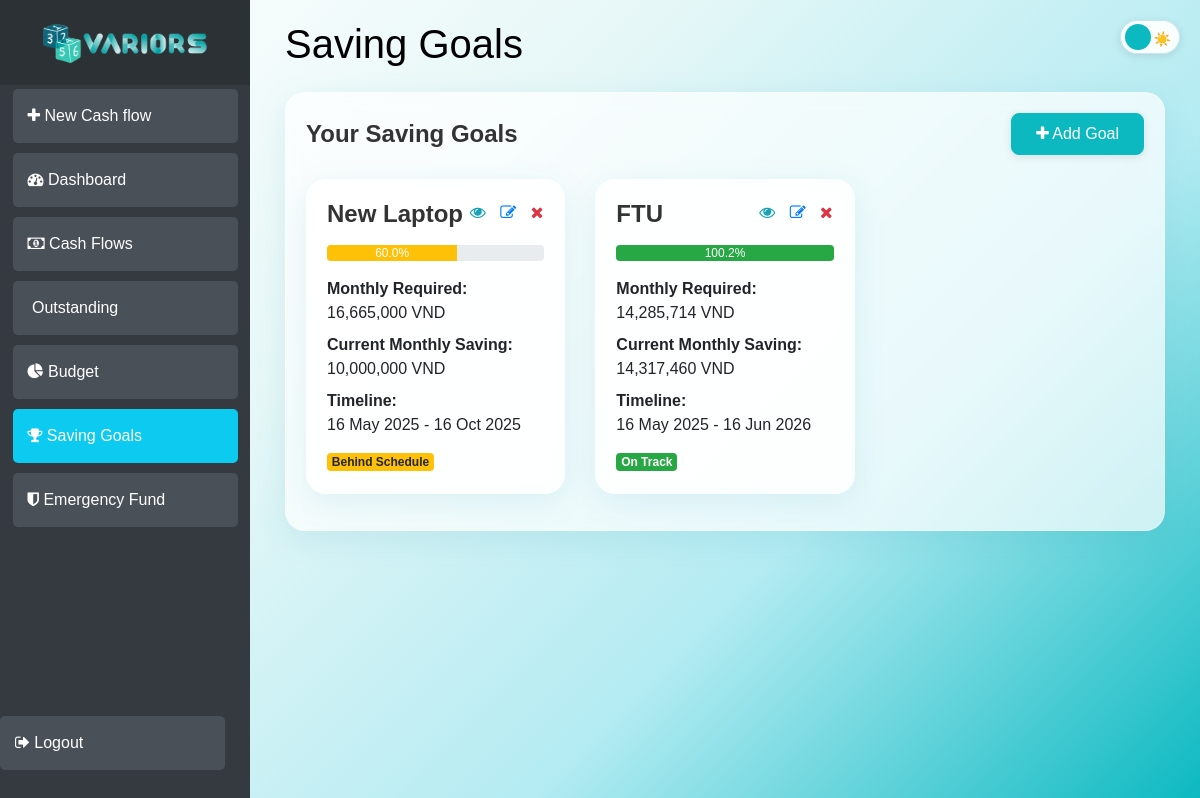
Page /saving-goals (signed in) on the committed database.
### app/models.py (models this page shows)
class SavingGoal(db.Model):
    id = db.Column(db.Integer, primary_key=True)
    user_id = db.Column(db.Integer, db.ForeignKey('user.id'))
    name = db.Column(db.String(150))
    total_amount = db.Column(db.Float)
    start_date = db.Column(db.Date)
    target_date = db.Column(db.Date)
    past_savings = db.Column(db.Float, default=0)
    created_at = db.Column(db.DateTime(timezone=True), default=func.now())
    def calculate_monthly_saving(self):
        if not self.start_date or not self.target_date or self.target_date < self.start_date:
            return 0
        total_months = (self.target_date.year - self.start_date.year) * 12 + \
                       self.target_date.month - self.start_date.month + 1
        if total_months <= 0:
             total_months = 1
        return (self.total_amount - self.past_savings) / total_months
    def calculate_progress(self, current_savings):
        if self.total_amount == 0:
            return 0
        return (current_savings / self.total_amount) * 100
    def is_on_track(self, current_monthly_saving):
        required = self.calculate_monthly_saving()
        return current_monthly_saving >= required
    def get_saving_gap(self, current_monthly_saving):
        required = self.calculate_monthly_saving()
        return required - current_monthly_saving

### app/views.py (the view)
@views.route('/saving-goals')
@login_required
def saving_goals_page():
    user_saving_goals = SavingGoal.query.filter_by(user_id=current_user.id).all()
    goals_data = []
    for goal in user_saving_goals:
        savings_cashflows = Cashflow.query.filter(
            Cashflow.user_id == current_user.id,
            Cashflow.kind == 'Savings',
            Cashflow.category == goal.name,  # Only count savings for this specific goal
            Cashflow.date >= goal.start_date,
            Cashflow.date <= goal.target_date
        ).all()
        current_savings = sum(float(cf.amount) for cf in savings_cashflows)
        if goal.start_date.year == datetime.now().year and goal.start_date.month == datetime.now().month:
            current_monthly_saving = current_savings
        else:
            months_active = ((datetime.now().year - goal.start_date.year) * 12 +
                           datetime.now().month - goal.start_date.month)
            current_monthly_saving = current_savings / max(1, months_active)
        progress = goal.calculate_progress(current_savings)
        goals_data.append({
            'id': goal.id,
            'name': goal.name,
            'total_amount': goal.total_amount,
            'current_savings': current_savings,
            'monthly_required': goal.calculate_monthly_saving(),
            'current_monthly_saving': current_monthly_saving,
            'progress': progress,
            'on_track': goal.is_on_track(current_monthly_saving),
            'start_date': goal.start_date,
            'target_date': goal.target_date,
            'saving_gap': goal.get_saving_gap(current_monthly_saving)
        })
    alerts = []
    return render_template(
        'saving_goals.html',
        user=current_user,
        goals_data=goals_data,
        alerts=alerts,  # Pass alerts to the template
        datetime=datetime
    )

### app/__init__.py (called while the page is built)
def create_app():
    app = Flask(__name__)
    app.config['SECRET_KEY'] = 'VaRriors'
    app.config['SQLALCHEMY_DATABASE_URI'] = f'sqlite:///{DB_NAME}'
    db.init_app(app)
    migrate.init_app(app, db)  # ✅ hook migrate to app and db
    from .views import views
    from .auth import auth
    app.register_blueprint(views, url_prefix='/')
    app.register_blueprint(auth, url_prefix='/')
    from .models import User, Cashflow
    __all__ = ['User', 'Cashflow']
    with app.app_context():
        db.create_all()
    login_manager = LoginManager()
    login_manager.login_view = 'auth.login'
    login_manager.init_app(app)
    @login_manager.user_loader
    def load_user(id):
        return User.query.get(int(id))
    return app

### app/templates/saving_goals.html (shortened to what this page needs)
{% extends "base.html" %}
{% block content %}
<div class="container-fluid">
    <h1 class="mb-4 theme-dependent-title">Saving Goals</h1>
    <div class="row mb-4">
        <div class="col-12">
            <div class="card">
                <div class="card-body">
                    <div class="d-flex justify-content-between align-items-center mb-4">
                        <h5 class="card-title mb-0">Your Saving Goals</h5>
                        <button class="btn btn-primary" data-toggle="modal" data-target="#newSavingGoalModal">
                            <i class="fa fa-plus"></i> Add Goal
                        </button>
                    </div>
                    {% if goals_data %}
                    <div class="row">
                        {% for goal in goals_data %}
                        <div class="col-md-4 mb-3">
                            <div class="card h-100">
                                <div class="card-body">
                                    <div class="d-flex justify-content-between align-items-start mb-3">
                                        <h6 class="card-title mb-0">{{ goal.name }}</h6>
                                        <div>
                                            <button class="btn btn-link text-info p-0 mr-2"
                                                onclick="viewDetails({{ goal.id }}, '{{ goal.name }}', {{ goal.total_amount|int }}, {{ goal.current_savings|int }}, {{ goal.monthly_required|int }}, {{ goal.current_monthly_saving|int }}, '{{ goal.target_date.strftime('%Y-%m-%d') }}')"
                                                title="View Details">
                                                <i class="fa fa-eye"></i>
                                            </button>
                                            <button class="btn btn-link text-primary p-0 mr-2"
                                                onclick="editGoal({{ goal.id }}, '{{ goal.name }}', {{ goal.total_amount|int }}, '{{ goal.start_date.strftime('%Y-%m-%d') }}', '{{ goal.target_date.strftime('%Y-%m-%d') }}')"
                                                title="Edit Goal">
                                                <i class="fa fa-edit"></i>
                                            </button>
                                            <button class="btn btn-link text-danger p-0"
                                                onclick="deleteGoal({{ goal.id }})" title="Delete Goal">
                                                <i class="fa fa-times"></i>
                                            </button>
                                        </div>
                                    </div>
                                    <div class="progress mb-3">
                                        {% set monthly_progress = (goal.current_monthly_saving / goal.monthly_required *
                                        100) if goal.monthly_required > 0 else 0 %}
                                        {% set progress_width = monthly_progress if monthly_progress <= 100 else 100 %}
                                            <div
                                            class="progress-bar {% if monthly_progress < 70 %}bg-warning{% else %}bg-success{% endif %}"
                                            role="progressbar" style="width: {{ progress_width }}%">
                                            {{ "%.1f"|format(monthly_progress) }}%
                                    </div>
                                </div>
                                <div class="goal-details">
                                    <p class="mb-2">
                                        <strong>Monthly Required:</strong><br>
                                        {{ "{:,.0f}".format(goal.monthly_required) }} VND
                                    </p>
                                    <p class="mb-2">
                                        <strong>Current Monthly Saving:</strong><br>
                                        {{ "{:,.0f}".format(goal.current_monthly_saving) }} VND
                                    </p>
                                    <p class="mb-2">
                                        <strong>Timeline:</strong><br>
                                        {{ goal.start_date.strftime('%d %b %Y') }} - {{ goal.target_date.strftime('%d %b
                                        %Y') }}
                                    </p>
                                </div>
                                <div class="mt-3">
                                    {% if goal.on_track %}
                                    <span class="badge badge-success">On Track</span>
                                    {% else %}
                                    <span class="badge badge-warning">Behind Schedule</span>
                                    {% endif %}
                                </div>
                            </div>
                        </div>
                    </div>
                    {% endfor %}
                </div>
                {% else %}
                <p class="text-muted">No saving goals yet. Click "Add Goal" to create one.</p>
                {% endif %}
            </div>
        </div>
    </div>
</div>
</div>
{% endblock %}

### app/static/styles.css (style rules this page uses)
:root { --light-gradient: linear-gradient(135deg, #ffffff, #e6f7f7, #b3ebf2, #0cb9c1); --light-card-bg: rgba(255, 255, 255, 0.9); --light-text: #333; --light-label: #555; --light-border: rgba(0, 141, 165, 0.2); --light-button: #0cb9c1; --light-button-hover: #0bacce; --light-link: #0dcaf0; --light-link-hover: #0bacce; --light-shadow: rgba(0, 0, 0, 0.1); --light-glow: rgba(13, 202, 240, 0.2); --dark-gradient: linear-gradient(135deg, #001e29, #004d5b, #198c9b, #86d2de); --dark-card-bg: rgba(255, 255, 255, 0.9); --dark-text: #004d5b; --dark-label: #006d7c; --dark-border: rgba(0, 141, 165, 0.2); --dark-button: #00889c; --dark-button-hover: #006d7c; --dark-link: #00889c; --dark-link-hover: #00d7ff; --dark-shadow: rgba(0, 215, 255, 0.15); --dark-glow: rgba(0, 255, 255, 0.4); }
body { margin: 0; min-height: 100vh; background: var(--light-gradient); background-attachment: fixed; background-size: cover; font-family: "Montserrat", sans-serif; transition: background-color 0.3s ease, color 0.3s ease; }
.login-title, .card-title { color: var(--light-text); font-weight: 600; margin-bottom: 16px; font-size: 1.5rem; transition: color 0.3s ease; }
.btn-primary { background-color: var(--light-button); border-color: var(--light-button); padding: 8px 24px; border-radius: 8px; font-weight: 500; transition: all 0.3s ease; box-shadow: 0 2px 8px rgba(0, 0, 0, 0.1); }
.mt-3 { margin-top: 0.75rem !important; }
.card-body { padding: 20px; }
.card { border-radius: 20px; background: rgba(255, 255, 255, 0.7); backdrop-filter: blur(10px); border: 1px solid rgba(255, 255, 255, 0.3); transition: all 0.3s ease; box-shadow: 0 8px 32px rgba(0, 141, 165, 0.1); }
h1 { color: var(--light-text); transition: color 0.3s ease; }
body:not(.modal-open) { padding-right: 0 !important; }
.theme-dependent-title { color: black; }

### rows in the picture
SavingGoal: name "New Laptop", {{ progress_width }} 60.006000600060005 (drawn), monthly_progress "60.0", monthly_required "16,665,000", current_monthly_saving "10,000,000", start_date "16 May 2025", target_date "16 Oct 2025", shows "Behind Schedule"
SavingGoal: name "FTU", {{ progress_width }} 100 (drawn), monthly_progress "100.2", monthly_required "14,285,714", current_monthly_saving "14,317,460", start_date "16 May 2025", target_date "16 Jun 2026", shows "On Track"
